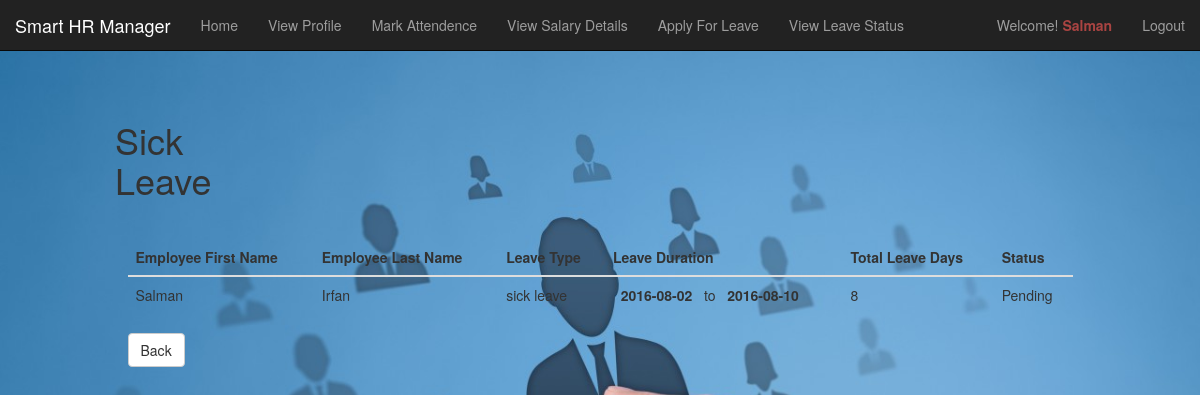
Page /employee/emp_leave_status.php?id=10 (signed in) on the committed database.
### tables this page shows
CREATE TABLE `employee` (
  `emp_id` int(11) NOT NULL,
  `emp_fname` varchar(50) NOT NULL,
  `emp_lname` varchar(50) NOT NULL,
  `emp_uname` varchar(100) NOT NULL,
  `emp_img` text NOT NULL,
  `emp_designation` varchar(100) NOT NULL,
  `emp_basic_salary` int(255) NOT NULL,
  `emp_contact_num` int(11) NOT NULL,
  `emp_address` text NOT NULL,
  `emp_dob` date NOT NULL,
  `emp_email` varchar(100) NOT NULL,
  `emp_password` text NOT NULL
);

CREATE TABLE `leaves` (
  `leave_id` int(11) NOT NULL,
  `emp_id` int(100) NOT NULL,
  `date` date NOT NULL,
  `leave_type` varchar(100) NOT NULL,
  `start_date` date NOT NULL,
  `end_date` date NOT NULL,
  `no_days` int(10) NOT NULL,
  `admin_approve` int(5) NOT NULL
);

CREATE TABLE `admin_approve` (
  `admin_approve` int(11) NOT NULL,
  `name_stat` varchar(128) NOT NULL
);

### employee/emp_leave_status.php (the view, shortened to what this page needs)
<?php include ("header.php");?>
<?php include ("../navbar.php");?>
<?php
if(!isset($_SESSION['emp_username']))	{
	header("location: ../index.php");
}
else{
?>
<body>
	<div class="container-fluid">
				<div class = "row" style = "margin-top:50px">
					<div class = "col-md-2 col-md-offset-1">
						<h1>Sick Leave</h1>
					</div>
				</div>
					<br/>
			<div class = "col-md-10 col-md-offset-1">
					<?php
						$sql = "SELECT * FROM employee, leaves, admin_approve
									WHERE employee.emp_id = leaves.emp_id
									AND admin_approve.admin_approve = leaves.admin_approve
									AND leaves.leave_id = '$_GET[id]'";
						$qry=mysql_query($sql);
						$rec=mysql_fetch_array($qry)
					?>
				<table class='table table-hover' style='margin-top:10px;'>
									<thead>
										<tr>
											<th>Employee First Name</th>
											<th>Employee Last Name</th>
											<th>Leave Type</th>
											<th>Leave Duration</th>
											<th>Total Leave Days</th>
											<th>Status</th>
										</tr>
									</thead>
					<tbody>
						<tr>
								<td>
									<?php echo $rec['emp_fname']; ?>
								</td>
								<td>
									<?php echo $rec['emp_lname']; ?>
								</td>
								<td>
									<?php echo $rec['leave_type']; ?>
								</td>
								<td>
									&nbsp <strong><?php echo $rec['start_date'];?></strong> &nbsp to &nbsp <strong><?php echo $rec['end_date'];?></strong>
								</td>
								<td>
									<?php echo $rec['no_days']; ?>
								</td>
								<td>
									<?php echo $rec['name_stat']; ?>
								</td>
							</tr>
					</tbody>
				</table>
			</div>
			<div class="col-md-4 col-md-offset-1">
					<a href="emp_leave_track.php"><input type = "button" value="Back" class="btn btn-default"/></a>
			</div>
	</div>
<?php } ?>

### employee/header.php (style rules this page uses)
body { margin-top: 50px; margin-bottom: 50px; background: url('images/background2.jpg') no-repeat center center fixed; -webkit-background-size: cover; -moz-background-size: cover; -o-background-size: cover; background-size: cover; }

### rows in the picture
employee: emp_fname "Salman", emp_lname "Irfan", leaves.leave_type "sick leave", leaves.start_date "2016-08-02", leaves.end_date "2016-08-10", leaves.no_days "8", admin_approve.name_stat "Pending"

### other values in the picture
$_SESSION['emp_username'] "Salman"
